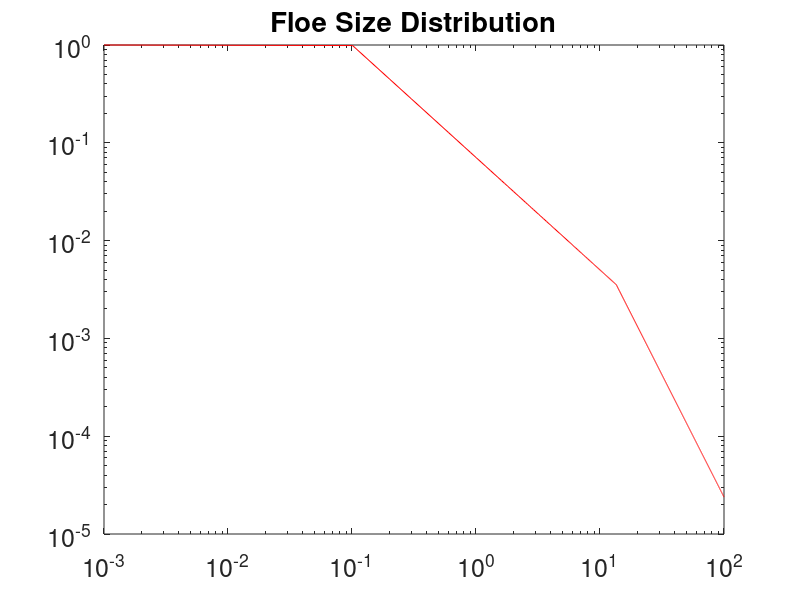

This figure's MATLAB source:
clear all;
close all;

HeightTol = 0.001;
TolFac = 20;

DiamS = linspace(0.001,100,1e3);


% [Pers,TA,RA,LPE,RPE,FT]= fn_Get_Response_AllDiams(P_Mat,LB_Out,FT_Mat,i1T);

rho = 1e3;
Dmin = 0.1;
gamma1 = 1.15;
gamma2 = 2.5;
Dt = 13.5;


betap1 = 1 ./(Dmin^(-gamma1) - Dt^(-gamma1));
betap2 = 1 ./(Dt^(-gamma2) );    

% % Williams - 2013 split probability

%Create intervals over which to find probability
DiamS_D = (DiamS(2) - DiamS(1))/2;

%ensure both the first and second fits, line up
P1end = betap1 ./ (Dt.^(gamma1 +1)); 
P2beg = betap2 ./ (Dt.^(gamma2 +1));
P0 = P1end/P2beg;

%Exceedance probability for Diams < Dmin, Dmin<Diams< Dt and Diams > Dt
Pp1 = (1)+0*DiamS(DiamS <= Dmin);
Pp2 = (1-P0)*betap1.*(DiamS(and(DiamS > Dmin,DiamS <=Dt)).^(-gamma1));
Pp3 = P0*betap2.*(DiamS(DiamS > Dt).^(-gamma2));

CDF = [Pp1,Pp2,Pp3];


figure('DefaultAxesFontSize',18);
loglog(DiamS,CDF,'-r')
% subplot(iNum,1,i);
hold on;

% xlim([0,100])
% ylim([b,1])
% ylabel('z(m)')
% xlabel('x(m)')
title('Floe Size Distribution')
% matlab2tikz('FSD_Ex.tex'); 



